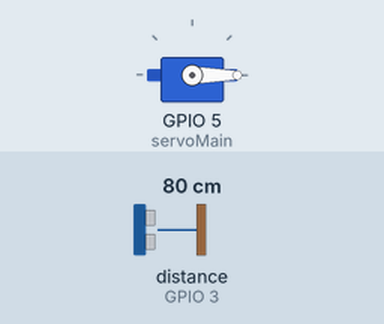
Recording of a sketch running on a simulated ESP8266 (NodeMCU). On the bench: servo. Wiring (inferred from the names in the program): ultrasonic range finder: trigger GPIO 4; echo GPIO 3. The test bench sets the inputs (shaded band); at power-on: distance to the obstacle (sensor on GPIO 3) 80 cm. The echo pulse lasts 58.3 µs per cm; WiFi joins after 1.5 s; servers stay silent unless stated.

Above: at 3.0 s.
3.1 s: distance to the obstacle (sensor on GPIO 3) set to 34 cm
4.6 s: distance to the obstacle (sensor on GPIO 3) set to 29 cm
At 5.8 s:
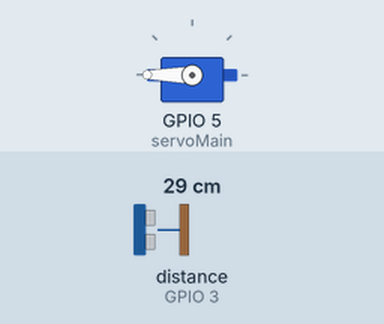
6.1 s: distance to the obstacle (sensor on GPIO 3) set to 35 cm
At 8.3 s:
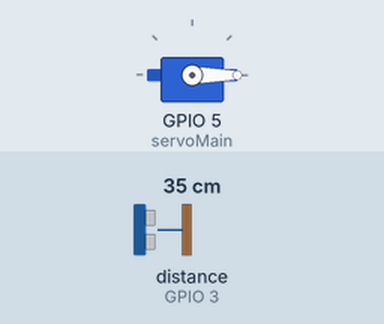
9.1 s: distance to the obstacle (sensor on GPIO 3) set to 2 cm
At 10.1 s:
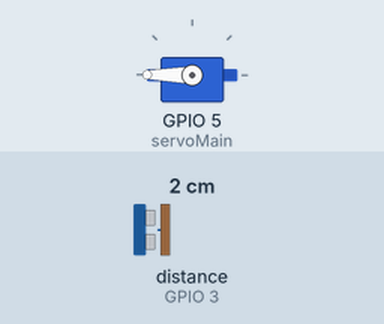
Timing chart, 0 to 11.6 s (numbered marks = the images above; inputs shaded):
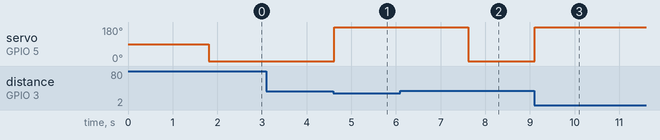

Measured:
- the behaviour switches between 31 and 30 cm on distance to the obstacle (sensor on GPIO 3) (found by bisection; images 0 and 1)
- after the input at 3.1 s, every drawn part: stays the same
- after the input at 4.6 s, servo on GPIO 5 (servoMain): 0° → 180° at once
- after the input at 6.1 s, servo on GPIO 5 (servoMain): 180° → 0° after 1.5 s
- after the input at 9.1 s, servo on GPIO 5 (servoMain): 0° → 180° at once

The sketch:

smart_dustbin.ino
```cpp
#include <Servo.h>
#include <ESP8266WiFi.h>
#include <BlynkSimpleEsp8266.h>  // Include the Blynk library for ESP8266

char auth[] = "YourAuthToken";  // Replace with your Blynk auth token
char ssid[] = "YourWiFiSSID";   // Replace with your WiFi network SSID
char pass[] = "YourWiFiPassword";  // Replace with your WiFi password

Servo servoMain; // Define our Servo
int trigpin = 4;
int echopin = 3;
int distance;
float duration;

float cm;

void setup()
{
  servoMain.attach(5);
  pinMode(trigpin, OUTPUT);
  pinMode(echopin, INPUT);

  // Initialize Blynk connection
  Blynk.begin(auth, ssid, pass);
}

void loop()
{
  Blynk.run();  // Executes Blynk's operations

  digitalWrite(trigpin, LOW);
  delay(2);
  digitalWrite(trigpin, HIGH);
  delayMicroseconds(10);
  digitalWrite(trigpin, LOW);
  duration = pulseIn(echopin, HIGH);
  cm = (duration / 58.82);
  distance = cm;

  if (distance < 30)
  {
    servoMain.write(180); // Open the dustbin
    Blynk.virtualWrite(V1, 180);  // Send servo position to Blynk (virtual pin V1)
    delay(3000);
  }
  else
  {
    servoMain.write(0); // Close the dustbin
    Blynk.virtualWrite(V1, 0);  // Send servo position to Blynk (virtual pin V1)
    delay(50);
  }
}
```
